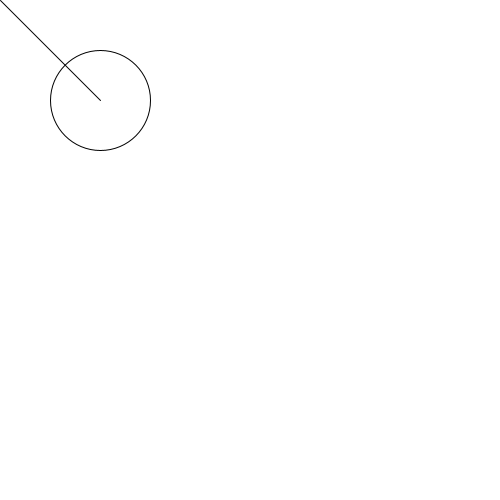
Frame 1 (no input)
Frame 60 (the mouse pressed at the canvas centre just before this capture): identical to frame 1, image omitted
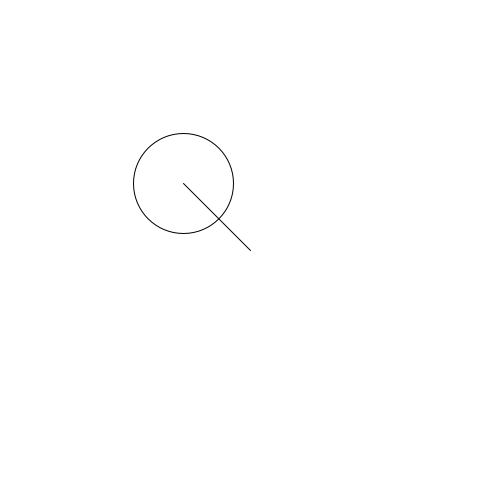
Frame 120 (the mouse held since frame 60 and released just before this capture)

The Processing sketch that drew these frames (run headless with seeded random() and noise(); from frame 60 on, the mouse is pressed at the canvas centre):

// Processing sketch: processing_62627
// ── processing_62627.pde

void setup(){
  size (500,500);
}

void draw(){
  background (255);
  float a=100;
  float b=100;
  a = a+mouseX/3;
  b = b+mouseY/3;
  ellipse (a, b, 100, 100);
  line (mouseX, mouseY, a, b);
}
